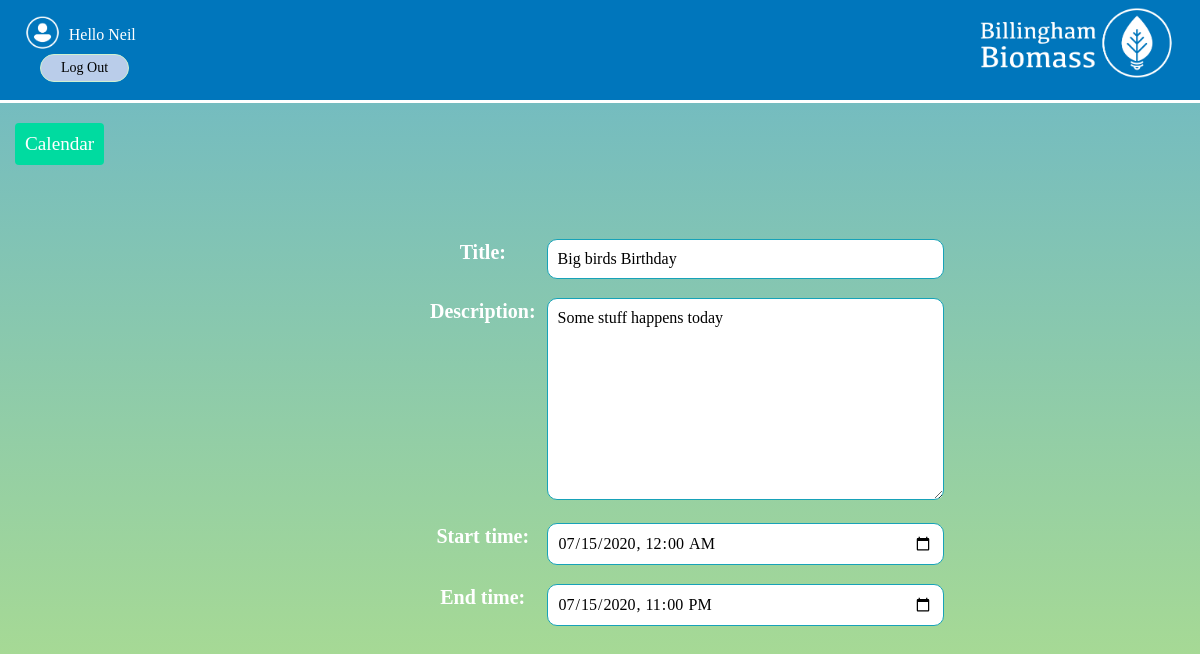
Page /schedule/event/edit/1/ (signed in) on the committed database.
### schedule/models.py (models this page shows, shortened)
class Event(models.Model):
    title = models.CharField(max_length=200)
    description = models.TextField()
    start_time = models.DateTimeField()
    end_time = models.DateTimeField()

### schedule/views.py (the view)
# urls.py: url(r'^event/edit/(?P<event_id>\d+)/$', login_required(views.event), name='event_edit'),
def event(request, event_id=None):
    instance = Event()
    if event_id:
        instance = get_object_or_404(Event, pk=event_id)
    else:
        instance = Event()
    form = EventForm(request.POST or None, instance=instance)
    if request.POST and form.is_valid():
        form.save()
        return HttpResponseRedirect(reverse('schedule:calendar'))
    return render(request, 'schedule/event.html', {'form': form})

### schedule/forms.py
class EventForm(ModelForm):
  class Meta:
    model = Event
    widgets = {
      'start_time': DateInput(attrs={'type': 'datetime-local'}, format='%Y-%m-%dT%H:%M'),
      'end_time': DateInput(attrs={'type': 'datetime-local'}, format='%Y-%m-%dT%H:%M'),
    }
    fields = '__all__'
  def __init__(self, *args, **kwargs):
    super(EventForm, self).__init__(*args, **kwargs)
    self.fields['start_time'].input_formats = ('%Y-%m-%dT%H:%M',)
    self.fields['end_time'].input_formats = ('%Y-%m-%dT%H:%M',)

### schedule/templates/schedule/event.html (shortened to what this page needs)
{% extends 'base_layout.html' %}
{% load static from staticfiles %}
{% block content %}
<link rel="stylesheet" type="text/css" href="{% static 'calendar.css'%}">
<div class="clearfix">
  <a class="btn btn-info left" href="{% url 'schedule:calendar' %}"> Calendar </a>
</div>
<form method="post">
  <table class="form form-table">
    {{ form }}
  </table>
</form>
{% endblock %}

### templates/base_layout.html (shortened to what this page needs)
{% load static from staticfiles %}
<!DOCTYPE html>
<html lang="en" dir="ltr">
  <head>
    <link rel="stylesheet" href="{% static 'styles.css'%}">
  </head>
  <body>
    <div class="head">
      <a href="{% url 'home' %}" ><img src="{% static 'Biomass.png' %}" class="logo" alt="Biomass-Logo" ></img></a>
    <nav class="navigation">
      <ul>
        {% if user.is_authenticated %}
        <li>
          <form class="logout-link" action="{% url 'accounts:logout' %}" method="post">
            <img class="loginimages" onclick="openNav()" src="{%static 'User.png'%}" alt="user-img">
            Hello {{user}} <button type="submit"> Log Out </button>
          </form>
        </li>
        {% endif %}
      </ul>
    </nav>
</div>
    <div class="wrapper">
      {% block content %}
      {% endblock %}
    </div>
  </body>
</html>

### assets/styles.css (style rules this page uses)
* { font-family:"Kefa"; }
html { -webkit-tap-highlight-color:transparent; }
.head { background:rgb(0,118,188); height:100px; margin-top:-1em; border-bottom:3px solid white; }
.loginimages { height:2.5em; transform:translateY(30%); cursor:pointer; }
.monthly td,th, .fuelLog td,th { border: 1px solid #ddd; padding: 8px; }
@media only screen and (min-width: 751px) { .logo { position:block; z-index:2; float:right; top:0.5em; width:250px; height:auto; } }
@media only screen and (min-width: 751px) { .navigation li { position:block; z-index:1; float:left; list-style-type:none; bottom:3em; padding:0 2em 0 0; color:white; font-size:16px; } }
.navigation li button { border-radius:40px; color:white; padding: 5px 20px; text-align: center; text-decoration: none; display: block; font-size: 14px; margin: 10px 20px; transition-duration: 0.4s; cursor: pointer; }
.navigation li button { background-color:#bacdea; color: black; border: 1px solid #cff1d1; }
body { background:rgba(200,255,200,0.7) }
html { height: 100%; }
body { background-image: linear-gradient(rgba(0, 111, 183, 0.5), rgba(142, 195, 60, 0.5)); height: 100%; margin: 0; background-repeat: no-repeat; background-attachment: fixed; }

### assets/calendar.css (style rules this page uses)
ul { height: 100%; padding: 0px 5px 0px 20px; list-style-type:upper-roman; }
.left { float: left; }
.btn { outline: none; color: black; background-color: #00dba0; border:0; color:#fff; font-size:1.2em; margin:10px 15px 30px; border-radius:4px; cursor:pointer; box-shadow: 0 0 0 0; transition:background-color 1s; padding:10px; text-decoration:none; }
.clearfix { display:inline-block; width:100%; margin-top:10px; }
.form-table { display:block; margin-left:35%; width:50%; margin-top:2em; }
.form input, .form select, .form textarea { border-radius: 10px; border: 1px solid #17a2b8; outline: none; background: none; padding: 10px; width: 100%; margin:5px 0px 10px 0px; font-size:16px; box-sizing:border-box; }
.form-table input , .form-table textarea { background-color:white; transition:box-shadow 1s; }
.form-table th { border:none; text-align:center; vertical-align:baseline; color:white; font-weight:bold; font-size:20px; font-family }

### rows in the picture
Event: title "Big birds Birthday", description "Some stuff happens today", start_time "07/15/2020 00:00", end_time "07/15/2020 23:00"

### other values in the picture
{{ user }} "Neil"
